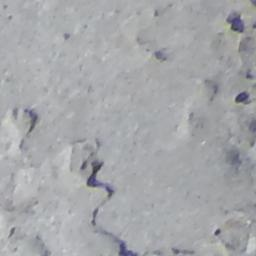
#> input picture data/img/7001-17.jpg, 256 x 256 px; its folder holds only this picture in this run
$ python main.py   (older library calls are emulated)
#> lines starting #> are read from the running program, lines starting #| are printed output that depends on the picture; after the words box and inside, x2 and y2 are one past the last pixel; in counts of white or black regions, pixels touching at a corner belong together
### src/filtros.py
import cv2
import numpy as np

# 1. Cargar imagen en escala de grises
def load_image(path):
    """
    Carga una imagen en escala de grises desde el disco.

    Parámetros:
        path (str): Ruta de la imagen.

    Retorna:
        np.ndarray: Imagen en escala de grises.
    """
    return cv2.imread(path, cv2.IMREAD_GRAYSCALE)

# 2. Aplicar filtro de mediana
def apply_median_filter(img, ksize=5):
    """
    Aplica un filtro de mediana para eliminar ruido.

    Parámetros:
        img (np.ndarray): Imagen de entrada.
        ksize (int): Tamaño del kernel (debe ser impar). Por defecto 5.

    Retorna:
        np.ndarray: Imagen suavizada.
    """
    return cv2.medianBlur(img, ksize)

# 3. Aplicar filtro gaussiano
def apply_gaussian_blur(img, ksize=(9, 9), sigma=0):
    """
    Aplica un filtro gaussiano para suavizar bordes suaves y reducir ruido.

    Parámetros:
        img (np.ndarray): Imagen de entrada.
        ksize (tuple): Tamaño del kernel (debe ser impar y positivo). Por defecto (9,9).
        sigma (float): Desviación estándar en X e Y. 0 significa que se calcula automáticamente.

    Retorna:
        np.ndarray: Imagen suavizada.
    """
    return cv2.GaussianBlur(img, ksize, sigma)

# 4. Aplicar corrección gamma
def apply_gamma_correction(img, gamma=1.5):
    """
    Aplica corrección gamma para ajustar el brillo y mejorar contraste local.

    Parámetros:
        img (np.ndarray): Imagen de entrada (normalizada entre 0 y 255).
        gamma (float): Valor de gamma. >1 oscurece sombras, <1 aclara.

    Retorna:
        np.ndarray: Imagen con corrección gamma.
    """
    return np.array(255 * (img / 255) ** (1 / gamma), dtype='uint8')

# 5. Aplicar umbralización adaptativa
def apply_adaptive_threshold(img, block_size=31, C=10):
    """
    Aplica umbralización adaptativa basada en la media local gaussiana.

    Parámetros:
        img (np.ndarray): Imagen de entrada.
        block_size (int): Tamaño del área local (debe ser impar).
        C (int): Valor constante que se resta de la media.

    Retorna:
        np.ndarray: Imagen binaria donde se resaltan detalles.
    """
    return cv2.adaptiveThreshold(
        img, 255, cv2.ADAPTIVE_THRESH_GAUSSIAN_C,
        cv2.THRESH_BINARY_INV, block_size, C)

# 6. Detectar bordes con filtro laplaciano
def apply_laplacian_edge(img):
    """
    Aplica el operador Laplaciano para detectar cambios de intensidad bruscos.

    Parámetros:
        img (np.ndarray): Imagen binaria o en escala de grises.

    Retorna:
        np.ndarray: Imagen con bordes resaltados.
    """
    return cv2.Laplacian(img, cv2.CV_8U)

# 7. Filtrar contornos grandes
def filter_large_contours(img, min_area=25): # La area minima se establecio segun la resolucion de la imagen 256 x 256 px
    """
    Extrae contornos y filtra aquellos con área mayor a un umbral.

    Parámetros:
        img (np.ndarray): Imagen binaria con bordes.
        min_area (float): Área mínima para conservar un contorno.

    Retorna:
        list: Lista de contornos grandes.
    """
    contours, _ = cv2.findContours(img, cv2.RETR_EXTERNAL, cv2.CHAIN_APPROX_SIMPLE)
    return [cnt for cnt in contours if cv2.contourArea(cnt) > min_area]

# 8. Dibujar contornos sobre la imagen original
def draw_contours(original_gray_img, contours):
    """
    Dibuja contornos sobre una imagen original (convertida a BGR).

    Parámetros:
        original_gray_img (np.ndarray): Imagen base en escala de grises.
        contours (list): Lista de contornos a dibujar.

    Retorna:
        np.ndarray: Imagen con contornos resaltados (en rojo).
    """
    img_color = cv2.cvtColor(original_gray_img, cv2.COLOR_GRAY2BGR)
    cv2.drawContours(img_color, contours, -1, (0, 0, 255), 1)
    return img_color

# Pipeline de procesamiento completo
def process_crack_detection_pipeline(image_path):
    """
    Ejecuta un pipeline completo para detectar grietas en una imagen:
    incluye suavizado, realce de bordes, umbralización adaptativa
    y detección de contornos significativos.

    Parámetros:
        image_path (str): Ruta del archivo de imagen.

    Retorna:
        tuple: Imagen final con grietas resaltadas, y lista de contornos detectados.
    """
    img = load_image(image_path)
    img_median = apply_median_filter(img)
    img_gauss = apply_gaussian_blur(img_median)
    gamma_corrected = apply_gamma_correction(img_gauss)
#> in apply_gamma_correction, `return np.array(255 * (img / 255) ** (1 / gamma), dtype='uint8')`:
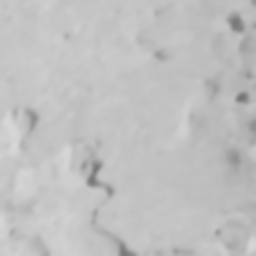
#> returned value: shape (256, 256); min 116, max 216, mean 191.7
    thresh = apply_adaptive_threshold(gamma_corrected)
#> in apply_adaptive_threshold, `return cv2.adaptiveThreshold( img, 255, cv2.ADAPTIVE_THRESH_GAUSSIAN_C..`:
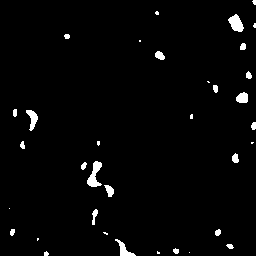
#> returned value: shape (256, 256); 2.3% white; 35 white regions (14 under 20 px), largest, box (x1, y1, x2, y2) and area: (87, 161, 102, 187) 206, (228, 14, 244, 32) 178, (26, 110, 38, 131) 130
    laplacian = apply_laplacian_edge(thresh)
#> in apply_laplacian_edge, `return cv2.Laplacian(img, cv2.CV_8U)`:
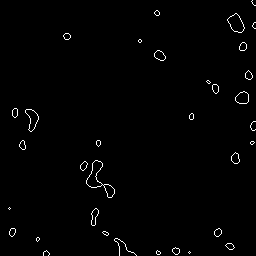
#> returned value: shape (256, 256); 1.1% white in thin lines or dots
    big_cracks = filter_large_contours(laplacian)
#> in filter_large_contours, `contours, _ = cv2.findContours(img, cv2.RETR_EXTERNAL, cv2.CHAIN_APPRO..`: contours = 34 contours, 15 with area under 20; largest, box (x1, y1, x2, y2) and area: (86, 160, 115, 198) 330, (227, 13, 245, 33) 200, (25, 109, 39, 132) 154, (235, 91, 249, 104) 123, (154, 50, 166, 61) 77
#> big_cracks = 18 contours; largest, box (x1, y1, x2, y2) and area: (86, 160, 115, 198) 330, (227, 13, 245, 33) 200, (25, 109, 39, 132) 154, (235, 91, 249, 104) 123, (154, 50, 166, 61) 77
    img_contours = draw_contours(img, big_cracks)
#> in draw_contours, `cv2.drawContours(img_color, contours, -1, (0, 0, 255), 1)`:
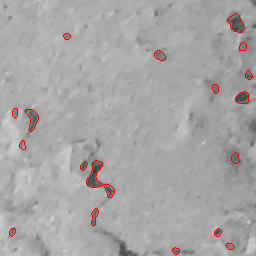
#> img_color: shape (256, 256, 3); mean B, G, R 165.7, 165.7, 167.9

    return img_contours, big_cracks

### main.py
import cv2
import numpy as np
from pathlib import Path
from src.filtros import process_crack_detection_pipeline

# Carpeta de entrada y salida
carpeta_entrada = Path("data/img")
carpeta_salida = Path("data/output")
carpeta_salida.mkdir(exist_ok=True)

# Extensiones válidas
extensiones_validas = [".jpg", ".png", ".jpeg"]

# Procesamiento de imágenes
for ruta_imagen in carpeta_entrada.glob("*"):
    if ruta_imagen.suffix.lower() not in extensiones_validas:
        continue

    print(f"Procesando: {ruta_imagen.name}")

    try:
        # Desempaquetar tupla de salida
        img_resultado, contornos = process_crack_detection_pipeline(str(ruta_imagen))
#> contornos has the same summary as big_cracks in process_crack_detection_pipeline

        if isinstance(img_resultado, np.ndarray):
            salida_path = carpeta_salida / f"resultado_{ruta_imagen.stem}.png"
            cv2.imwrite(str(salida_path), img_resultado)
        else:
            print(f"⚠️ No se obtuvo una imagen válida para {ruta_imagen.name}")

    except Exception as e:
        print(f"❌ Error procesando {ruta_imagen.name}: {e}")

print("✅ Procesamiento completado.")

$ run again, on data/img/7002-48.jpg
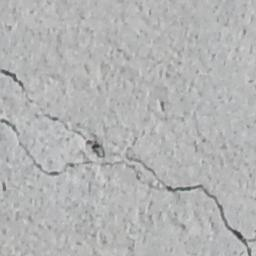
#> input picture data/img/7002-48.jpg, 256 x 256 px
#> in apply_laplacian_edge, `return cv2.Laplacian(img, cv2.CV_8U)`:
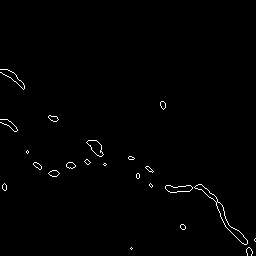
#> returned value: shape (256, 256); 0.87% white in thin lines or dots, all inside (x1, y1, x2, y2) = (0, 69, 256, 256)
#> contours = 22 contours, 11 with area under 20; largest, box (x1, y1, x2, y2) and area: (194, 184, 248, 245) 349, (86, 140, 104, 157) 146, (165, 185, 193, 193) 138, (48, 170, 60, 177) 46, (66, 162, 76, 169) 40
#> big_cracks = 8 contours; box (x1, y1, x2, y2) and area: (194, 184, 248, 245) 349, (86, 140, 104, 157) 146, (165, 185, 193, 193) 138, (48, 170, 60, 177) 46, (66, 162, 76, 169) 40, (48, 115, 59, 122) 38, (33, 162, 42, 170) 32, (160, 101, 166, 110) 30
#> in draw_contours, `cv2.drawContours(img_color, contours, -1, (0, 0, 255), 1)`:
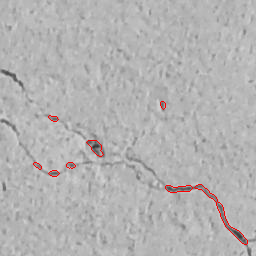
#> img_color: shape (256, 256, 3); mean B, G, R 178.9, 178.9, 180.2
#> contornos has the same summary as big_cracks in process_crack_detection_pipeline

$ run again, on data/img/c.jpg
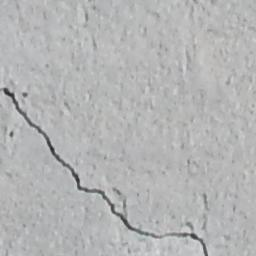
#> input picture data/img/c.jpg, 256 x 256 px
#> in apply_laplacian_edge, `return cv2.Laplacian(img, cv2.CV_8U)`:
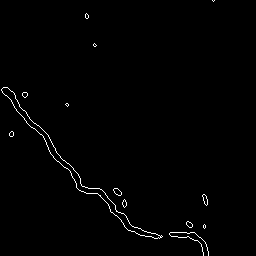
#> returned value: shape (256, 256); 0.97% white in thin lines or dots, all inside (x1, y1, x2, y2) = (1, 0, 215, 256)
#> contours = 13 contours, 7 with area under 20; largest, box (x1, y1, x2, y2) and area: (1, 87, 163, 239) 1173, (113, 188, 122, 196) 37, (202, 194, 208, 206) 32, (186, 221, 193, 228) 25, (122, 199, 127, 208) 21, (22, 92, 28, 98) 20
#> big_cracks = 3 contours; box (x1, y1, x2, y2) and area: (1, 87, 163, 239) 1173, (113, 188, 122, 196) 37, (202, 194, 208, 206) 32
#> in draw_contours, `cv2.drawContours(img_color, contours, -1, (0, 0, 255), 1)`:
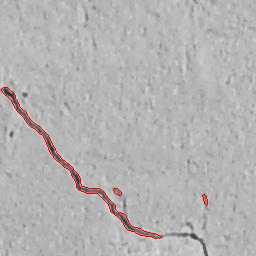
#> img_color: shape (256, 256, 3); mean B, G, R 179.3, 179.3, 181
#> contornos has the same summary as big_cracks in process_crack_detection_pipeline

$ run again, on data/img/7001-237.jpg
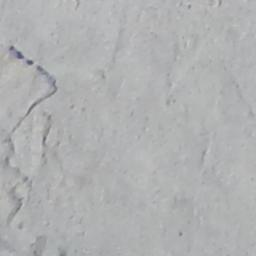
#> input picture data/img/7001-237.jpg, 256 x 256 px
#> in apply_laplacian_edge, `return cv2.Laplacian(img, cv2.CV_8U)`:
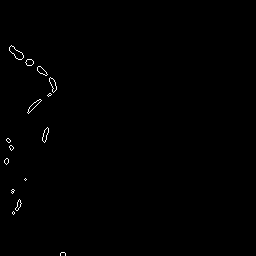
#> returned value: shape (256, 256); 0.41% white in thin lines or dots, all inside (x1, y1, x2, y2) = (4, 45, 66, 256)
#> contours = 15 contours, 8 with area under 20; largest, box (x1, y1, x2, y2) and area: (9, 45, 24, 60) 94, (49, 77, 57, 93) 54, (27, 99, 42, 114) 52, (42, 127, 49, 143) 48, (37, 66, 48, 76) 46, (25, 59, 34, 66) 38, (15, 199, 22, 211) 30
#> big_cracks = 7 contours; box (x1, y1, x2, y2) and area: (9, 45, 24, 60) 94, (49, 77, 57, 93) 54, (27, 99, 42, 114) 52, (42, 127, 49, 143) 48, (37, 66, 48, 76) 46, (25, 59, 34, 66) 38, (15, 199, 22, 211) 30
#> in draw_contours, `cv2.drawContours(img_color, contours, -1, (0, 0, 255), 1)`:
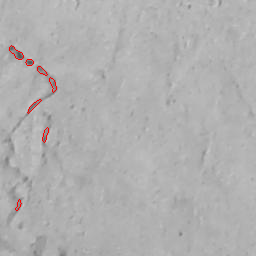
#> img_color: shape (256, 256, 3); mean B, G, R 176.1, 176.1, 176.9
#> contornos has the same summary as big_cracks in process_crack_detection_pipeline

$ run again, on data/img/7001-60.jpg
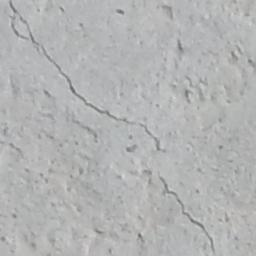
#> input picture data/img/7001-60.jpg, 256 x 256 px
#> contours = 27 contours, 14 with area under 20; largest, box (x1, y1, x2, y2) and area: (190, 218, 204, 229) 44, (177, 42, 184, 53) 43, (126, 145, 136, 153) 40, (69, 85, 77, 95) 35, (183, 89, 190, 98) 33
#> big_cracks = 8 contours; box (x1, y1, x2, y2) and area: (190, 218, 204, 229) 44, (177, 42, 184, 53) 43, (126, 145, 136, 153) 40, (69, 85, 77, 95) 35, (183, 89, 190, 98) 33, (155, 139, 160, 150) 32, (163, 6, 172, 14) 31, (102, 110, 112, 117) 28
#> in draw_contours, `cv2.drawContours(img_color, contours, -1, (0, 0, 255), 1)`:
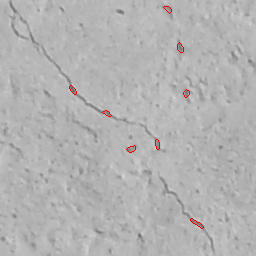
#> img_color: shape (256, 256, 3); mean B, G, R 178.8, 178.8, 179.4
#> contornos has the same summary as big_cracks in process_crack_detection_pipeline
